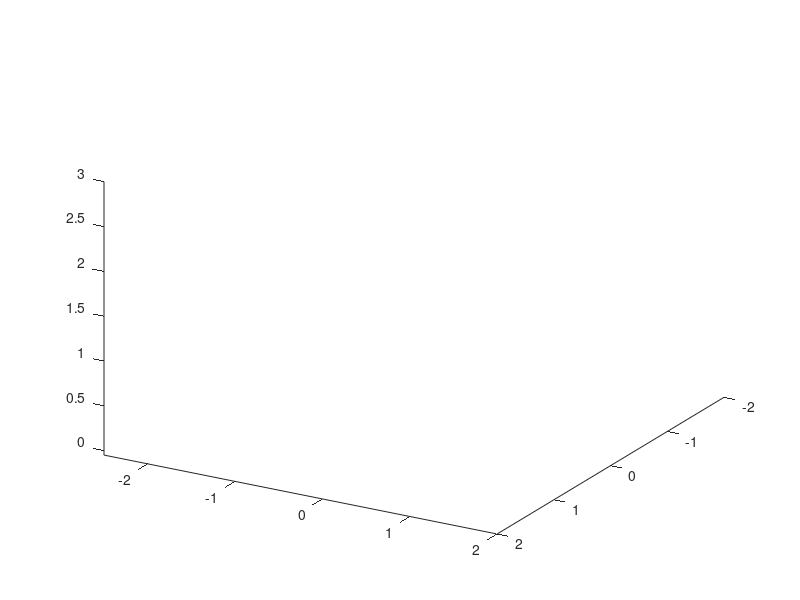

Here is the MATLAB script that generated this plot: (Note: this script raises an error after producing the figure.)
clf;
clc;
clear

axis([-2,2,-2.5,2,-0.05,3]);
view(120,30);
camlight(0,15);
hold on

PlaceObject('Curved_Counter_6_Meshlab.PLY', [0.5, -0.8, 0.1]);
PlaceObject('Cafe_Back_Counter5.ply', [-1.2, -0.2, 0.1]);
PlaceObject('Cafe_Counter_Middle3.PLY',[0.5,-0.8,0.1]);
PlaceObject('fireExtinguisher2.ply', [-1.4, -2, 1.45]);
PlaceObject('eStop4.ply', [0.3, -0.3, 1.3]);
PlaceObject('Light_Curtain.PLY',[0.25,-0.88,0]);
PlaceObject('Siren3.PLY',[0,-0.5,1.3]);
PlaceObject('Siren4.PLY',[0,-0.2,1.3]);
PlaceObject('Light2.PLY',[0.45,0.1,1.2]);
PlaceObject('Light2.PLY',[0.45,-0.7,1.2]);
redTray = PlaceObject('Food_Tray_Red2.PLY',[0.04,0.6,1.29]);
greenTray = PlaceObject('Food_Tray_Green2.PLY',[-0.2,1.2,1.3]);
blueTray = PlaceObject('Food_Tray_Blue2.PLY',[-0.8,1.4,1.3]);
redMuffin = PlaceObject('Red_muffin.PLY',[-1.6, -0.01, 1.29]);
chef = PlaceObject('Chef3.PLY',[1,-1.5,0]);
surf([-2,-2;2,2],[-2.5,2;-2.5,2],[0,0;0,0],'CData',imread('check3.jpg'),'FaceColor','texturemap');
surf([-2,-2;-2,-2],[2,-2.5;2,-2.5],[3,3;0,0],'CData',imread('Cafe_Wall5.jpg'),'FaceColor','texturemap');
surf([-2,2;-2,2],[-2.5,-2.5;-2.5,-2.5],[3,3;0,0],'CData',imread('Cafe_Wall3.jpg'),'FaceColor','texturemap');
surf([0.5,0.5;0.5,0.5],[-0.6,0;-0.6,0],[1.2,1.2;0.6,0.6],'CData',imread('Robot_Warning.jpg'),'FaceColor','texturemap');

% % ptCloud = pcread('teapot.ply');
% % pcshow(ptCloud);

DobotBaseTransform = transl(-1.6, 0.3, 1.25) * rpy2tr(0,0,0);
s = DobotMagician(DobotBaseTransform);

GripperTransform = transl(-1.6, 0.3, 1.25) * rpy2tr(0,0,0);
p3 = DobotGripper(GripperTransform)

MitsubushiTransform = transl(-0.8, 0.6, 1.25) * rpy2tr(0,0,0);
r = Mitsubishi(MitsubushiTransform);


pickupPoint_global = transl(-1.6, 0.6525, 1.27) * rpy2tr(0, 0, 0);
dropoffPoint_global = transl(-1.6, 0.6525, 1.435) * rpy2tr(0, 0, 0);

pos = r.model.getpos
%  r.model.teach(pos)


% % startPos = r.model.ikcon(transl(-0.4, 0.566, 1.622)*rpy2tr(-pi/2,-pi/2,-pi/2), [-0.0838    1.1729   -0.3281         0   -0.7540         0]); 
redTrayPick{1} = r.model.ikcon(transl(-0.4, 0.566, 1.622)*rpy2tr(-pi/2,-pi/2,-pi/2), [-0.0838    1.1729   -0.3281         0   -0.7540         0]);

% % redTraySlide = r.model.ikcon(transl(-0.485, 0.6, 1.385)*rpy2tr(-pi/2,-pi/2,-pi/2), [0    0.5027   -0.5515         0   -1.5708         0]); 
redTrayPick{2} = r.model.ikcon(transl(-0.485, 0.6, 1.385)*rpy2tr(-pi/2,-pi/2,-pi/2), [0    0.5027   -0.5515         0   -1.5708         0]);
% 0   28.8026  -31.5986         0  -90.0002         0

% % redTrayPick = r.model.ikcon(transl(-0.270, 0.6, 1.364)*rpy2tr(pi/2,pi/2,pi/2), [0   -0.1257    0.9006         0   -0.8029         0]);
% 0   -7.2021   51.6006         0  -46.0028         0
 redTrayPick{3} = r.model.ikcon(transl(-0.270, 0.6, 1.364)*rpy2tr(pi/2,pi/2,pi/2), [0   -0.1257    0.9006         0   -0.8029         0]);

% % redTrayAbove = r.model.ikcon(transl(-0.219, 0.6, 1.539)*rpy2tr(pi/2,pi/2,pi/2), [0   -0.0314    1.4033         0   -0.2094         0]); 
redTrayPick{4} = r.model.ikcon(transl(-0.219, 0.6, 1.539)*rpy2tr(pi/2,pi/2,pi/2), [0   -0.0314    1.4033         0   -0.2094         0]); 


% % redTrayDropAbove = r.model.ikcon(transl(-1.379, 0.6, 1.579)*rpy2tr(-pi/2,-pi/2,-pi/2), [ 3.1416   -0.0419    1.5704    0   -0.0419    0]);
redTrayPick{5} = r.model.ikcon(transl(-1.379, 0.6, 1.579)*rpy2tr(-pi/2,-pi/2,-pi/2), [ 3.1416   -0.0419    1.5704    0   -0.0419    0]);


% % redTrayDrop = r.model.ikcon(transl(-1.342, 0.6, 1.36)*rpy2tr(-pi/2,-pi/2,-pi/2), [3.1416   -0.4887    1.5708    0   -0.5027         0]); 
%   180.0004  -28.0004   90.0002         0  -28.8026         0
redTrayPick{6} = r.model.ikcon(transl(-1.342, 0.6, 1.36)*rpy2tr(-pi/2,-pi/2,-pi/2), [3.1416   -0.4887    1.5708    0   -0.5027         0]); 


% redTraySlideUp = r.model.ikcon(transl(-0.518, 0.6, 1.504)*rpy2tr(-pi/2,-pi/2,-pi/2), [0    1.1310   -0.9146         0   -1.3404         0]); 
 
% % % greenDropPoint = 0.7854  -0.1676    1.0123         0   -0.7121         0

% % % pickPointALL =     3.1416   -0.4887    1.5708         0   -0.5027         0

% % % redDropPoint =          0   -0.1571    1.0123         0   -0.7121         0

% % % blueDropPoint =  1.5708   -0.1571    1.0123         0   -0.7121         0

%%% XYZ LOCATION OF TRAYS [-1.6,0.6,1.3]);

% % % ROLL AND YAW WILL STAY AT 90 or -90 AS ARM IS TURNING



% pos = s.model.getpos
%  s.model.teach(pos)

% pickupPoint_dobot = (DobotBaseTransform - pickupPoint_global) + eye(4)
%pickupPoint_dobot2 = eye(4) + pickupPoint_dobot

% defaultRealQ  = [0,pi/4,pi/4,0,0];
% T_0A = (transl(-1.6, -0.6525, 1.27));
% trplot(T_0A, 'frame', 'T_A', 'color', 'g', 'length', 0.5);
% 
% sq{01} = [-pi/2, pi/4, pi/4, pi/2, 0];
% sq{02} = s.model.ikcon(T_0A);
% %sq{02} = s.model.ikcon(transl(-1.6, -0.6525, 1.27));
% % sq{02} = s.model.ikcon(transl(0, 0.2, 0.2) * rpy2tr(0, 0, -pi/2));
% 
% sq{03} = sq{01};
% sq{04} = [0,pi/4,pi/4,pi/2,0];
% % sq{05} = s.model.ikcon(dropoffPoint);
% 
% for i = 1:2
% % for i = 1:width(sq)
%     newQ = [sq{i}];    
%     jointTrajectory = jtraj(s.model.getpos(),sq{i}, 300);
%         for trajStep = 1:size(jointTrajectory,1)
%             s.model.animate(jointTrajectory(trajStep,:));
%             drawnow();
%         end
%     currentPostion = s.model.fkine(s.model.getpos)
% end
%start pos
%red tray slide
%red tray pick
%red tray above
%red tray drop

%Muffin

%red muffin above pick
%red muffin pick
%red muffin above place
%red muffin place
%red muffin above place
%red muffin above pick

%redTrayDropAbove
%redTrayAbove
%redTrayPick
%redTraySlide
%redTraySlideUP

steps = 100;
robot_pos = [r.model.getpos];
r.model.fkine(robot_pos)
verts = get(redTray, 'Vertices');

for i = 1:6
robot_pos = [r.model.getpos];  
qMatrixPlace = jtraj(robot_pos,redTrayPick{i},steps);

switch i

    case {1,2,3}
for j = 1:1:steps

    r.model.animate(qMatrixPlace(j,:))   % animate the UR3 to animate through the q Matrix
    pos = r.model.getpos;                   % get pos of UR3
    T = r.model.fkine(pos);                 % get end affector position of UR3

    drawnow();
end
    case {4,5,6}

 for j = 1:1:steps
    r.model.animate(qMatrixPlace(j,:))   % animate the UR3 to animate through the q Matrix
    pos = r.model.getpos;                   % get pos of UR3
    T = r.model.fkine(pos);                 % get end affector position of UR3

    transformedVertices = [verts,ones(size(verts,1),1)] * (T.T * transl(-1.36,-0.6,0.35)*rpy2tr(0,pi/2,0))';
    set(redTray,'Vertices',transformedVertices(:,1:3));
    drawnow();
end

end
end
% % robot_pos = [r.model.getpos];  
% % qMatrixPlace = jtraj(robot_pos,redTraySlide,steps);
% % 
% % 
% % for j = 1:1:steps
% %     r.model.animate(qMatrixPlace(j,:))   % animate the UR3 to animate through the q Matrix
% %     pos = r.model.getpos;                   % get pos of UR3
% %     T = r.model.fkine(pos);                 % get end affector position of UR3
% % 
% %     drawnow();
% % 
% % end
% % 
% % robot_pos = [r.model.getpos];
% % qMatrixPlace = jtraj(robot_pos,redTrayPick,steps);
% % 
% % 
% % for j = 1:1:steps
% %     r.model.animate(qMatrixPlace(j,:))   % animate the UR3 to animate through the q Matrix
% %     pos = r.model.getpos;                   % get pos of UR3
% %     T = r.model.fkine(pos);                 % get end affector position of UR3
% % 
% %     drawnow();
% % end
% % robot_pos = [r.model.getpos];
% % qMatrixPlace = jtraj(robot_pos,redTrayAbove,steps);
% % 
% % for j = 1:1:steps
% %     r.model.animate(qMatrixPlace(j,:))   % animate the UR3 to animate through the q Matrix
% %     pos = r.model.getpos;                   % get pos of UR3
% %     T = r.model.fkine(pos);                 % get end affector position of UR3
% % 
% %     transformedVertices = [verts,ones(size(verts,1),1)] * (T.T * transl(-1.36,-0.6,0.35)*rpy2tr(0,pi/2,0))';
% %     set(redTray,'Vertices',transformedVertices(:,1:3));
% %     drawnow();
% % end
% % 
% % robot_pos = [r.model.getpos];
% % qMatrixPlace = jtraj(robot_pos,redTrayDrop,steps);
% % 
% % 
% % 
% % for j = 1:1:steps
% %     r.model.animate(qMatrixPlace(j,:))   % animate the UR3 to animate through the q Matrix
% %     pos = r.model.getpos;                   % get pos of UR3
% %     T = r.model.fkine(pos);                 % get end affector position of UR3
% % 
% %     transformedVertices = [verts,ones(size(verts,1),1)] * (T.T * transl(-1.36,-0.6,0.35)*rpy2tr(0,pi/2,0))';
% %     set(redTray,'Vertices',transformedVertices(:,1:3));
% %     drawnow();
% % end

%red muffin above pick
%red muffin pick
%red muffin above place
%red muffin place
%red muffin above place
%red muffin above pick
% Start loading muffins

redMuffinPick{1} = s.model.ikcon(transl(-1.600, 0.026, 1.517)*rpy2tr(0,0,pi/2), [-1.5708    0.5236    0.9809    1.6232]);

redMuffinPick{2} = s.model.ikcon(transl(-1.6, -0.009, 1.398)*rpy2tr(0,0,-pi/2), [-1.5708    1.0210    0.9809    1.1432]); 
% % redMuffinPick = s.model.ikcon(transl(-1.6, -0.009, 1.398)*rpy2tr(0,0,-pi/2), [-1.5708    1.0210    0.9809    1.1432]); 
% -90.0002   58.4990   56.2014   65.5005


redMuffinPick{3} = s.model.ikcon(transl(-1.600, 0.552, 1.539)*rpy2tr(0,0,pi/2), [1.5708    0.3534    1.0594    1.7279]); 

% % redMuffinPlace = s.model.ikcon(transl(-1.600, 0.562, 1.439)*rpy2tr(0,0,pi/2), [1.5709    0.5498    1.4835    1.0996]); 
redMuffinPick{4} = s.model.ikcon(transl(-1.600, 0.562, 1.439)*rpy2tr(0,0,pi/2), [1.5709    0.5498    1.4835    1.0996]); 


% % redMuffinAbovePlace = s.model.ikcon(transl(-1.600, 0.552, 1.539)*rpy2tr(0,0,pi/2), [1.5708    0.3534    1.0594    1.7279]); 
redMuffinPick{5} = s.model.ikcon(transl(-1.600, 0.552, 1.539)*rpy2tr(0,0,pi/2), [1.5708    0.3534    1.0594    1.7279]); 

% % redMuffinAbovePick = s.model.ikcon(transl(-1.600, 0.026, 1.517)*rpy2tr(0,0,pi/2), [-1.5708    0.5236    0.9809    1.6232]); 
redMuffinPick{6} = s.model.ikcon(transl(-1.600, 0.026, 1.517)*rpy2tr(0,0,pi/2), [-1.5708    0.5236    0.9809    1.6232]);

robot_pos = [s.model.getpos]; 
s.model.fkine(robot_pos)
muffinVerts = get(redMuffin, 'Vertices');

for i = 1:6
robot_pos = [s.model.getpos];  
qMatrixRedMuffin = jtraj(robot_pos,redMuffinPick{i},steps);

switch i
    case {1,2,5,6}
% % s.model.fkine(robot_pos)
% % muffinVerts = get(redMuffin, 'Vertices');

for j = 1:1:steps
    s.model.animate(qMatrixRedMuffin(j,:))   % animate the UR3 to animate through the q Matrix
    pos = s.model.getpos;                   % get pos of UR3
    T = s.model.fkine(pos);                 % get end affector position of UR3
    p3.model.base = T;                            % assign the base of the gripper
    p3.model.animate(p3.model.getpos);                  %animate the gripper

    drawnow();
end

    case {3,4}
for j = 1:1:steps
    s.model.animate(qMatrixRedMuffin(j,:))   % animate the UR3 to animate through the q Matrix
    pos = s.model.getpos;                   % get pos of UR3
    T = s.model.fkine(pos);                 % get end affector position of UR3
    p3.model.base = T;                            % assign the base of the gripper
    p3.model.animate(p3.model.getpos);                  %animate the gripper
    %%transformedVertices = [verts,ones(size(verts,1),1)] * (T.T * transl(-1.37,-0.6,0.35)*rpy2tr(0,pi/2,0))';
    muffinTransform = [muffinVerts,ones(size(muffinVerts,1),1)] * (T.T * transl(1.6, 0.01, -1.395)*rpy2tr(0,0,0))';
    set(redMuffin,'Vertices',muffinTransform(:,1:3));
    drawnow();
end   

end
end

% % robot_pos = [s.model.getpos];  
% % qMatrixRedMuffin = jtraj(robot_pos,redMuffinPick,steps);
% % 
% % for j = 1:1:steps
% %     s.model.animate(qMatrixRedMuffin(j,:))   % animate the UR3 to animate through the q Matrix
% %     pos = s.model.getpos;                   % get pos of UR3
% %     T = s.model.fkine(pos);                 % get end affector position of UR3
% %     p3.model.base = T;                            % assign the base of the gripper
% %     p3.model.animate(p3.model.getpos);                  %animate the gripper
% % 
% %     drawnow();
% % end
% % 
% % 
% % robot_pos = [s.model.getpos];  
% % qMatrixRedMuffin = jtraj(robot_pos,redMuffinAbovePlace,steps);
% % 
% % for j = 1:1:steps
% %     s.model.animate(qMatrixRedMuffin(j,:))   % animate the UR3 to animate through the q Matrix
% %     pos = s.model.getpos;                   % get pos of UR3
% %     T = s.model.fkine(pos);                 % get end affector position of UR3
% %     p3.model.base = T;                            % assign the base of the gripper
% %     p3.model.animate(p3.model.getpos);                  %animate the gripper
% %     %%transformedVertices = [verts,ones(size(verts,1),1)] * (T.T * transl(-1.37,-0.6,0.35)*rpy2tr(0,pi/2,0))';
% %     muffinTransform = [muffinVerts,ones(size(muffinVerts,1),1)] * (T.T * transl(1.6, 0.01, -1.395)*rpy2tr(0,0,0))';
% %     set(redMuffin,'Vertices',muffinTransform(:,1:3));
% %     drawnow();
% % end
% % 
% % robot_pos = [s.model.getpos];  
% % qMatrixRedMuffin = jtraj(robot_pos,redMuffinPlace,steps);
% % 
% % for j = 1:1:steps
% %     s.model.animate(qMatrixRedMuffin(j,:))   % animate the UR3 to animate through the q Matrix
% %     pos = s.model.getpos;                   % get pos of UR3
% %     T = s.model.fkine(pos);                 % get end affector position of UR3
% %     p3.model.base = T;                            % assign the base of the gripper
% %     p3.model.animate(p3.model.getpos);                  %animate the gripper
% %     %%transformedVertices = [verts,ones(size(verts,1),1)] * (T.T * transl(-1.37,-0.6,0.35)*rpy2tr(0,pi/2,0))';
% %     muffinTransform = [muffinVerts,ones(size(muffinVerts,1),1)] * (T.T * transl(1.6, 0.01, -1.395)*rpy2tr(0,0,0))';
% %     set(redMuffin,'Vertices',muffinTransform(:,1:3));
% %     drawnow();
% % end
% % 
% % robot_pos = [s.model.getpos];  
% % qMatrixRedMuffin = jtraj(robot_pos,redMuffinAbovePlace,steps);
% % 
% % for j = 1:1:steps
% %     s.model.animate(qMatrixRedMuffin(j,:))   % animate the UR3 to animate through the q Matrix
% %     pos = s.model.getpos;                   % get pos of UR3
% %     T = s.model.fkine(pos);                 % get end affector position of UR3
% %     p3.model.base = T;                            % assign the base of the gripper
% %     p3.model.animate(p3.model.getpos);                  %animate the gripper
% % 
% %     drawnow();
% % end
% % 
% % robot_pos = [s.model.getpos];  
% % qMatrixRedMuffin = jtraj(robot_pos,redMuffinAbovePick,steps);
% % 
% % for j = 1:1:steps
% %     s.model.animate(qMatrixRedMuffin(j,:))   % animate the UR3 to animate through the q Matrix
% %     pos = s.model.getpos;                   % get pos of UR3
% %     T = s.model.fkine(pos);                 % get end affector position of UR3
% %     p3.model.base = T;                            % assign the base of the gripper
% %     p3.model.animate(p3.model.getpos);                  %animate the gripper
% % 
% %     drawnow();
% % end

% resume tray
% redTrayPlace = PlaceObject('Food_Tray_Red2.PLY',[-1.65, 0.6, 1.3]);

% % redTrayDropAbove = r.model.ikcon(transl(-1.379, 0.6, 1.579)*rpy2tr(-pi/2,-pi/2,-pi/2), [ 3.1416   -0.0419    1.5704    0   -0.0419    0]);
redTrayPlace{1} = r.model.ikcon(transl(-1.379, 0.6, 1.579)*rpy2tr(-pi/2,-pi/2,-pi/2), [ 3.1416   -0.0419    1.5704    0   -0.0419    0]);

% % redTrayAbove = r.model.ikcon(transl(-0.219, 0.6, 1.539)*rpy2tr(pi/2,pi/2,pi/2), [0   -0.0314    1.4033         0   -0.2094         0]); 
redTrayPlace{2} = r.model.ikcon(transl(-0.219, 0.6, 1.539)*rpy2tr(pi/2,pi/2,pi/2), [0   -0.0314    1.4033         0   -0.2094         0]); 

% % redTrayPick = r.model.ikcon(transl(-0.270, 0.6, 1.364)*rpy2tr(pi/2,pi/2,pi/2), [0   -0.1257    0.9006         0   -0.8029         0]);
% 0   -7.2021   51.6006         0  -46.0028         0
 redTrayPlace{3} = r.model.ikcon(transl(-0.270, 0.6, 1.364)*rpy2tr(pi/2,pi/2,pi/2), [0   -0.1257    0.9006         0   -0.8029         0]);

 % % redTraySlide = r.model.ikcon(transl(-0.485, 0.6, 1.385)*rpy2tr(-pi/2,-pi/2,-pi/2), [0    0.5027   -0.5515         0   -1.5708         0]); 
redTrayPlace{4} = r.model.ikcon(transl(-0.485, 0.6, 1.385)*rpy2tr(-pi/2,-pi/2,-pi/2), [0    0.5027   -0.5515         0   -1.5708         0]);

% % redTraySlideUp = r.model.ikcon(transl(-0.518, 0.6, 1.504)*rpy2tr(-pi/2,-pi/2,-pi/2), [0    1.1310   -0.9146         0   -1.3404         0]); 
redTrayPlace{5} = r.model.ikcon(transl(-0.518, 0.6, 1.504)*rpy2tr(-pi/2,-pi/2,-pi/2), [0    1.1310   -0.9146         0   -1.3404         0]); 



%redTrayDropAbove
%redTrayAbove
%redTrayPick
%redTraySlide
%redTraySlideUP

for i = 1:5
robot_pos = [r.model.getpos];
qMatrixPlace = jtraj(robot_pos,redTrayPlace{i},steps);

switch i
    case {1,2,3}

% % robot_pos = [r.model.getpos];
% % qMatrixPlace = jtraj(robot_pos,redTrayDropAbove,steps);

% % r.model.fkine(robot_pos)
% % verts = get(redTray, 'Vertices');


for j = 1:1:steps
    r.model.animate(qMatrixPlace(j,:))   % animate the UR3 to animate through the q Matrix
    pos = r.model.getpos;                   % get pos of UR3
    T = r.model.fkine(pos);                 % get end affector position of UR3

    transformedVertices = [verts,ones(size(verts,1),1)] * (T.T * transl(-1.36,-0.6,0.35)*rpy2tr(0,pi/2,0))';  %
    set(redTray,'Vertices',transformedVertices(:,1:3));
    muffinTransform = [muffinVerts,ones(size(muffinVerts,1),1)] * (T.T * transl(-1.32,-0.03,-1.34)*rpy2tr(0,pi/2,0))';
    set(redMuffin,'Vertices',muffinTransform(:,1:3))
    drawnow();
end

    case {4,5}

for j = 1:1:steps
    r.model.animate(qMatrixPlace(j,:))   % animate the UR3 to animate through the q Matrix
    pos = r.model.getpos;                   % get pos of UR3
    T = r.model.fkine(pos);                 % get end affector position of UR3
    drawnow();
end

end
end

% % robot_pos = [r.model.getpos];
% % qMatrixPlace = jtraj(robot_pos,redTrayAbove,steps);
% % 
% % 
% % 
% % for j = 1:1:steps
% %     r.model.animate(qMatrixPlace(j,:))   % animate the UR3 to animate through the q Matrix
% %     pos = r.model.getpos;                   % get pos of UR3
% %     T = r.model.fkine(pos);                 % get end affector position of UR3
% % 
% %     transformedVertices = [verts,ones(size(verts,1),1)] * (T.T * transl(-1.36,-0.6,0.35)*rpy2tr(0,pi/2,0))';
% %     set(redTray,'Vertices',transformedVertices(:,1:3));
% %     muffinTransform = [muffinVerts,ones(size(muffinVerts,1),1)] * (T.T * transl(-1.32,-0.03,-1.34)*rpy2tr(0,pi/2,0))';
% %     set(redMuffin,'Vertices',muffinTransform(:,1:3))
% %     drawnow();
% % end
% % 
% % 
% % robot_pos = [r.model.getpos];
% % qMatrixPlace = jtraj(robot_pos,redTrayPick,steps);
% % 
% % 
% % 
% % for j = 1:1:steps
% %     r.model.animate(qMatrixPlace(j,:))   % animate the UR3 to animate through the q Matrix
% %     pos = r.model.getpos;                   % get pos of UR3
% %     T = r.model.fkine(pos);                 % get end affector position of UR3
% % 
% %     transformedVertices = [verts,ones(size(verts,1),1)] * (T.T * transl(-1.36,-0.6,0.35)*rpy2tr(0,pi/2,0))';
% %     set(redTray,'Vertices',transformedVertices(:,1:3));
% %     muffinTransform = [muffinVerts,ones(size(muffinVerts,1),1)] * (T.T * transl(-1.32,-0.03,-1.34)*rpy2tr(0,pi/2,0))';
% %     set(redMuffin,'Vertices',muffinTransform(:,1:3))
% %     drawnow();
% % end
% % 
% % robot_pos = [r.model.getpos];
% % qMatrixPlace = jtraj(robot_pos,redTraySlide,steps);
% % 
% % 
% % for j = 1:1:steps
% %     r.model.animate(qMatrixPlace(j,:))   % animate the UR3 to animate through the q Matrix
% %     pos = r.model.getpos;                   % get pos of UR3
% %     T = r.model.fkine(pos);                 % get end affector position of UR3
% %     drawnow();
% % end
% % 
% % 
% % robot_pos = [r.model.getpos];
% % qMatrixPlace = jtraj(robot_pos,redTraySlideUp,steps);
% % 
% % 
% % 
% % for j = 1:1:steps
% %     r.model.animate(qMatrixPlace(j,:))   % animate the UR3 to animate through the q Matrix
% %     pos = r.model.getpos;                   % get pos of UR3
% %     T = r.model.fkine(pos);                 % get end affector position of UR3
% %     % p3.base = T;                            % assign the base of the gripper
% %     % p3.animate(p3.getpos);                  %animate the gripper
% % 
% %     drawnow();
% % end
%% 

greenTrayPick{1} = r.model.ikcon(transl(-0.601, 0.799, 1.504)*rpy2tr(-pi/2,-pi/2,-pi/4), [ 0.7854    1.1248   -0.9130    0   -1.3589   0]);
%45.0001   64.4463  -52.3110         0  -77.8592         0

greenTrayPick{2} = r.model.ikcon(transl(-0.577, 0.823, 1.385)*rpy2tr(-pi/2,-pi/2,-pi/4), [0.7854    0.5027   -0.5515         0   -1.5708         0]);
%45.0001   28.8026  -31.5986         0  -90.0002         0

greenTrayPick{3} = r.model.ikcon(transl(-0.425, 0.975, 1.364)*rpy2tr(-pi/2,-pi/2,-pi/4), [0.7854   -0.1257    0.9006         0   -0.8029         0]);
% 45.0001   28.8026  -31.5986         0  -90.0002         0

greenTrayPick{4} = r.model.ikcon(transl(-0.389, 1.011, 1.539)*rpy2tr(-pi/2,-pi/2,-pi/4), [0.7854   -0.0314    1.4033         0   -0.2094         0]);
   % 45.0001   -1.7991   80.4032         0  -11.9977         0


% % redTrayDropAbove = r.model.ikcon(transl(-1.379, 0.6, 1.579)*rpy2tr(-pi/2,-pi/2,-pi/2), [ 3.1416   -0.0419    1.5704    0   -0.0419    0]);
greenTrayPick{5} = r.model.ikcon(transl(-1.379, 0.6, 1.579)*rpy2tr(-pi/2,-pi/2,-pi/2), [ 3.1416   -0.0419    1.5704    0   -0.0419    0]);


% % redTrayDrop = r.model.ikcon(transl(-1.342, 0.6, 1.36)*rpy2tr(-pi/2,-pi/2,-pi/2), [3.1416   -0.4887    1.5708    0   -0.5027         0]); 
%   180.0004  -28.0004   90.0002         0  -28.8026         0
greenTrayPick{6} = r.model.ikcon(transl(-1.342, 0.6, 1.36)*rpy2tr(-pi/2,-pi/2,-pi/2), [3.1416   -0.4887    1.5708    0   -0.5027         0]); 

robot_pos = [r.model.getpos];
r.model.fkine(robot_pos)
verts = get(greenTray, 'Vertices');

for i = 1:6
robot_pos = [r.model.getpos];  
qMatrixPlace = jtraj(robot_pos,greenTrayPick{i},steps);

switch i

    case {1,2,3}
for j = 1:1:steps

    r.model.animate(qMatrixPlace(j,:))   % animate the UR3 to animate through the q Matrix
    pos = r.model.getpos;                   % get pos of UR3
    T = r.model.fkine(pos);                 % get end affector position of UR3

    drawnow();
end
    case {4,5,6}

 for j = 1:1:steps
    r.model.animate(qMatrixPlace(j,:))   % animate the UR3 to animate through the q Matrix
    pos = r.model.getpos;                   % get pos of UR3
    T = r.model.fkine(pos);                 % get end affector position of UR3

    transformedVertices = [verts,ones(size(verts,1),1)] * (T.T * transl(-1.375,-0.713,-0.70)*rpy2tr(pi/2,pi/4,pi/2))';
    set(greenTray,'Vertices',transformedVertices(:,1:3));
    drawnow();
end

end
end





% % redTrayDropAbove = r.model.ikcon(transl(-1.379, 0.6, 1.579)*rpy2tr(-pi/2,-pi/2,-pi/2), [ 3.1416   -0.0419    1.5704    0   -0.0419    0]);
greenTrayPlace{1} = r.model.ikcon(transl(-1.379, 0.6, 1.579)*rpy2tr(-pi/2,-pi/2,-pi/2), [ 3.1416   -0.0419    1.5704    0   -0.0419    0]);

% % redTrayAbove = r.model.ikcon(transl(-0.219, 0.6, 1.539)*rpy2tr(pi/2,pi/2,pi/2), [0   -0.0314    1.4033         0   -0.2094         0]); 
greenTrayPlace{2} = r.model.ikcon(transl(-0.389, 1.011, 1.539)*rpy2tr(-pi/2,-pi/2,-pi/4), [0.7854   -0.0314    1.4033         0   -0.2094         0]);

% % redTrayPick = r.model.ikcon(transl(-0.270, 0.6, 1.364)*rpy2tr(pi/2,pi/2,pi/2), [0   -0.1257    0.9006         0   -0.8029         0]);
% 0   -7.2021   51.6006         0  -46.0028         0
greenTrayPlace{3} = r.model.ikcon(transl(-0.425, 0.975, 1.364)*rpy2tr(-pi/2,-pi/2,-pi/4), [0.7854   -0.1257    0.9006         0   -0.8029         0]);

% % redTraySlide = r.model.ikcon(transl(-0.485, 0.6, 1.385)*rpy2tr(-pi/2,-pi/2,-pi/2), [0    0.5027   -0.5515         0   -1.5708         0]); 
greenTrayPlace{4} = r.model.ikcon(transl(-0.577, 0.823, 1.385)*rpy2tr(-pi/2,-pi/2,-pi/4), [0.7854    0.5027   -0.5515         0   -1.5708         0]);

% % redTraySlideUp = r.model.ikcon(transl(-0.518, 0.6, 1.504)*rpy2tr(-pi/2,-pi/2,-pi/2), [0    1.1310   -0.9146         0   -1.3404         0]); 
greenTrayPlace{5} = r.model.ikcon(transl(-0.601, 0.799, 1.504)*rpy2tr(-pi/2,-pi/2,-pi/4), [ 0.7854    1.1248   -0.9130    0   -1.3589   0]);



%redTrayDropAbove
%redTrayAbove
%redTrayPick
%redTraySlide
%redTraySlideUP

for i = 1:5
    i
robot_pos = [r.model.getpos];
qMatrixPlace = jtraj(robot_pos,greenTrayPlace{i},steps);

switch i
    case {1,2,3}

% % robot_pos = [r.model.getpos];
% % qMatrixPlace = jtraj(robot_pos,redTrayDropAbove,steps);

% % r.model.fkine(robot_pos)
% % verts = get(redTray, 'Vertices');


for j = 1:1:steps
    r.model.animate(qMatrixPlace(j,:))   % animate the UR3 to animate through the q Matrix
    pos = r.model.getpos;                   % get pos of UR3
    T = r.model.fkine(pos);                 % get end affector position of UR3

    transformedVertices = [verts,ones(size(verts,1),1)] * (T.T * transl(-1.375,-0.713,-0.70)*rpy2tr(pi/2,pi/4,pi/2))';
    set(greenTray,'Vertices',transformedVertices(:,1:3));
%     muffinTransform = [muffinVerts,ones(size(muffinVerts,1),1)] * (T.T * transl(-1.32,-0.03,-1.34)*rpy2tr(0,pi/2,0))';
%     set(redMuffin,'Vertices',muffinTransform(:,1:3))
    drawnow();
end

    case {4,5}

for j = 1:1:steps
    r.model.animate(qMatrixPlace(j,:))   % animate the UR3 to animate through the q Matrix
    pos = r.model.getpos;                   % get pos of UR3
    T = r.model.fkine(pos);                 % get end affector position of UR3
    drawnow();
end

end
end

%% 


            % % for i = 1:10
            % %     % uavTRStart = chef;
            % %     % uavTRGoal = chef * transl(0,0,5);
            % %     % tranimate(uavTRStart,uavTRGoal,'fps',100);
            % %     moveChef = get(chef, 'Vertices');
            % %     transformedVertices = [moveChef,ones(size(moveChef,1),1)] * transl(i,-1.5,0);
            % %     set(chef,'Vertices',transformedVertices(:,1:3));
            % %     drawnow()
            % % end

